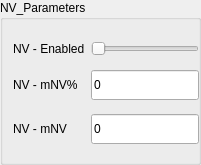
            <widget class="QGroupBox" name="grpBox_NV_parameters">
             <property name="geometry">
              <rect>
               <x>20</x>
               <y>510</y>
               <width>201</width>
               <height>165</height>
              </rect>
             </property>
             <property name="styleSheet">
              <string notr="true"/>
             </property>
             <property name="title">
              <string>NV_Parameters</string>
             </property>
             <widget class="QWidget" name="layoutWidget_23">
              <property name="geometry">
               <rect>
                <x>13</x>
                <y>33</y>
                <width>234</width>
                <height>122</height>
               </rect>
              </property>
              <layout class="QGridLayout" name="gridLayout_52">
               <item row="0" column="0">
                <widget class="QLabel" name="lblMptEnabled_20">
                 <property name="styleSheet">
                  <string notr="true"/>
                 </property>
                 <property name="text">
                  <string>NV - Enabled</string>
                 </property>
                </widget>
               </item>
               <item row="0" column="1">
                <widget class="QSlider" name="hSlider_SELL_IndicatorEnabled_27">
                 <property name="styleSheet">
                  <string notr="true"/>
                 </property>
                 <property name="maximum">
                  <number>5</number>
                 </property>
                 <property name="orientation">
                  <enum>Qt::Horizontal</enum>
                 </property>
                </widget>
               </item>
               <item row="1" column="0">
                <widget class="QLabel" name="lblNvIncreasePercentage_5">
                 <property name="styleSheet">
                  <string notr="true"/>
                 </property>
                 <property name="text">
                  <string>NV - mNV%</string>
                 </property>
                </widget>
               </item>
               <item row="2" column="1">
                <widget class="QLineEdit" name="txtNvMinNetVolume_5">
                 <property name="sizePolicy">
                  <sizepolicy hsizetype="Expanding" vsizetype="Fixed">
                   <horstretch>0</horstretch>
                   <verstretch>0</verstretch>
                  </sizepolicy>
                 </property>
                 <property name="minimumSize">
                  <size>
                   <width>0</width>
                   <height>30</height>
                  </size>
                 </property>
                 <property name="styleSheet">
                  <string notr="true"/>
                 </property>
                 <property name="text">
                  <string>0</string>
                 </property>
                </widget>
               </item>
               <item row="1" column="1">
                <widget class="QLineEdit" name="txtNvIncreasePercentage_5">
                 <property name="minimumSize">
                  <size>
                   <width>0</width>
                   <height>30</height>
                  </size>
                 </property>
                 <property name="styleSheet">
                  <string notr="true"/>
                 </property>
                 <property name="text">
                  <string>0</string>
                 </property>
                </widget>
               </item>
               <item row="2" column="0">
                <widget class="QLabel" name="lblNvMinNetVolume_5">
                 <property name="styleSheet">
                  <string notr="true"/>
                 </property>
                 <property name="text">
                  <string>NV - mNV</string>
                 </property>
                </widget>
               </item>
               <item row="1" column="2">
                <spacer name="horizontalSpacer_14">
                 <property name="orientation">
                  <enum>Qt::Horizontal</enum>
                 </property>
                 <property name="sizeHint" stdset="0">
                  <size>
                   <width>40</width>
                   <height>20</height>
                  </size>
                 </property>
                </spacer>
               </item>
              </layout>
             </widget>
            </widget>
